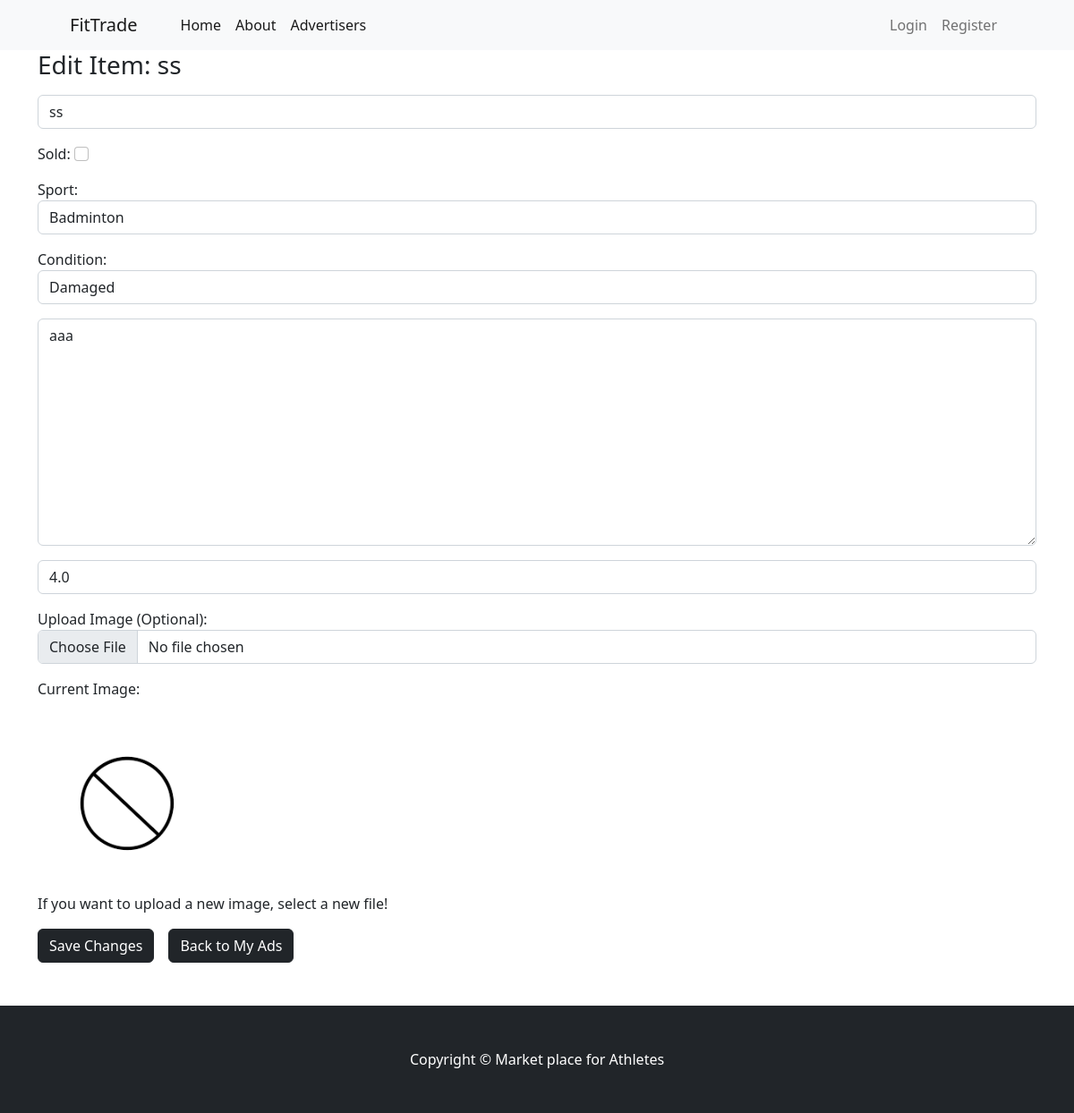
Before: /members/edit_item/11/ with the older database file.
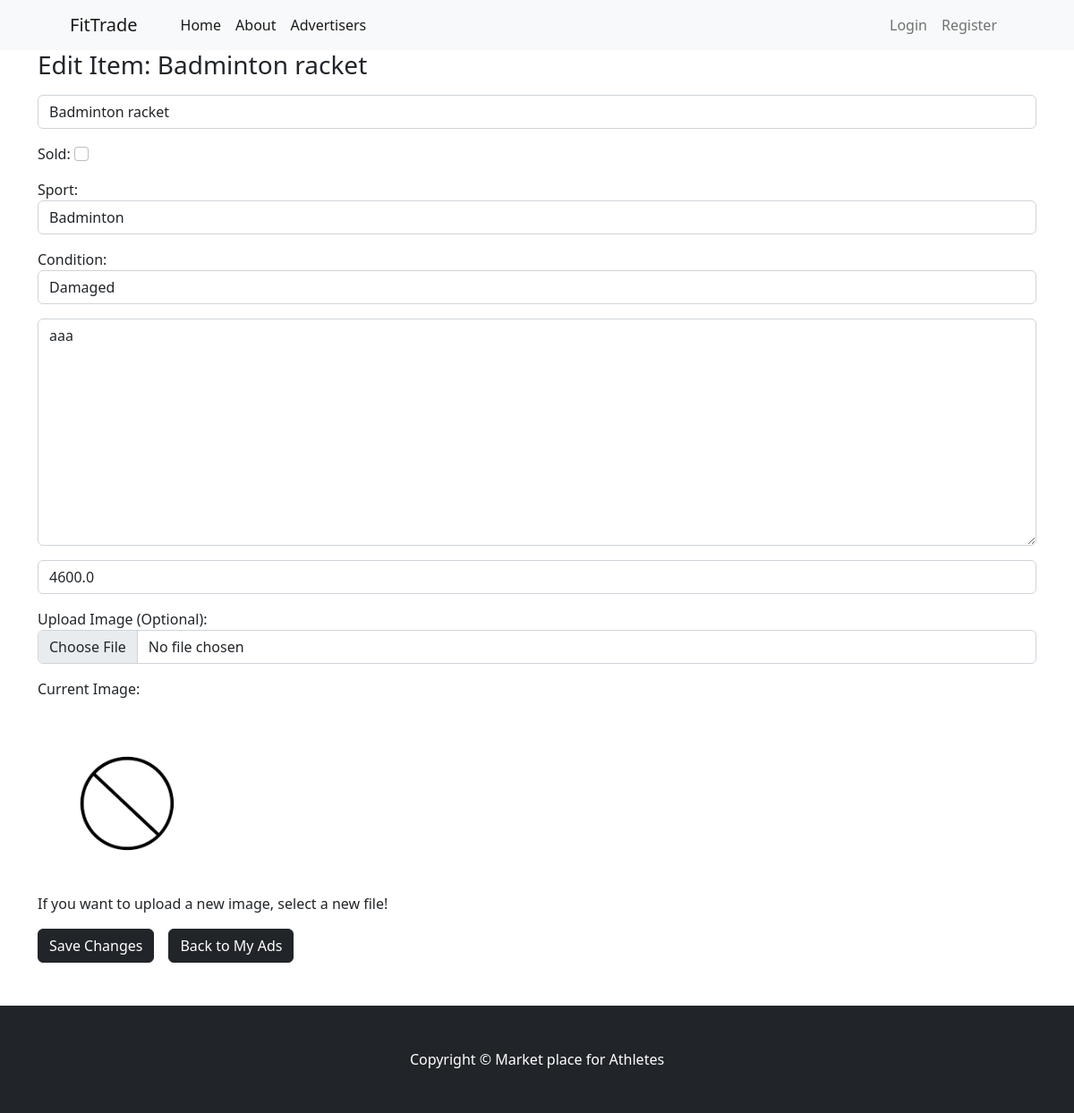
After: the same page with the newer database file.
### items/models.py (models this page shows, shortened)
class Item(models.Model):
    name = models.CharField(null=False, blank=False, max_length=300)
    sport = models.ForeignKey(Sport, related_name='items', on_delete=models.CASCADE)
    advertiser = models.ForeignKey(Profile, related_name='items', on_delete=models.CASCADE)
    description = models.TextField(null = True, blank= True, max_length=5000)
    price = models.FloatField(blank=False)
    createdate = models.DateField(null= True, blank=True)
    sold = models.BooleanField(default=False)
    image = models.ImageField(upload_to='uploads/item/', default='uploads/item/noimage.png')
    condition = models.ForeignKey(ItemCondition, related_name='items', on_delete=models.CASCADE)
    class Meta:
        ordering = ['name']

class Sport(models.Model):
    name = models.CharField(null=False, blank=False, max_length=300)
    class Meta:
        ordering = ['name']
    def __str__(self) -> str:
        return self.name

### members/views.py (the view)
# urls.py: path('edit_item/<int:item_id>/', views.edit_item, name='edit_item'),
def edit_item(request, item_id):
    item = get_object_or_404(Item, id=item_id)
    if request.method == 'POST':
        form = EditListingForm(request.POST, request.FILES, instance=item)
        if form.is_valid():
            form.save()
            return redirect('my_ads')
    form = EditListingForm(instance=item)
    return render(request, 'edit_item.html', {'form': form, 'item': item})

### items/models.py (called while the page is built)
    def __str__(self) -> str:
        return self.name

### members/templates/edit_item.html (shortened to what this page needs)
{% extends 'base.html' %}
{% block content %}
<div class="container">
    <h3 class="h3 mb-3 fw-normal">Edit Item: {{ item.name }}</h3>
    <form method="POST" enctype="multipart/form-data">
        {{ form.as_p }}
        {% if item.image %}
        <p>Current Image:</p>
        <img src="{{ item.image.url }}" alt="Current Image" style="max-width: 200px;">
        <p>If you want to upload a new image, select a new file!</p>
        {% endif %}
        <div class="d-flex justify-content-start align-items-center">
            <button type="submit" class="btn btn-dark me-3">Save Changes</button>
            <a href="{% url 'my_ads' %}" class="btn btn-dark">Back to My Ads</a>
        </div>
    </form>
</div>
<br></br>
{% endblock %}

Changed rows visible on the page:
changed Item "Badminton": name "ss" → "Badminton racket"; price "4.0" → "4600.0"
